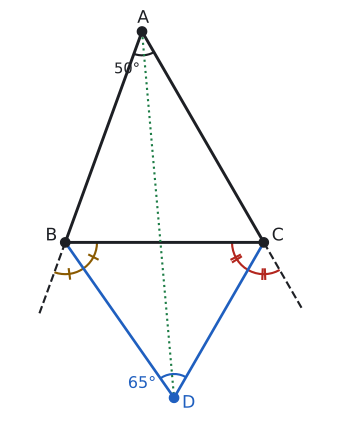

Recreate this plot in Python.
import sys; sys.path.insert(0, "tools")
from cizim import *

# m(A)=50, m(B)=70, m(C)=60. B ve C'deki dış açıortaylar D'de kesişir: m(BDC) = 90 - 50/2 = 65.
B = np.array([0.0, 0.0]); C = np.array([5.0, 0.0])
t = 5 * np.sin(np.radians(60)) / np.sin(np.radians(50))
A = B + t * np.array([np.cos(np.radians(70)), np.sin(np.radians(70))])
a, b, c = np.linalg.norm(B - C), np.linalg.norm(A - C), np.linalg.norm(A - B)
D = (-a * A + b * B + c * C) / (-a + b + c)          # A'nın karşısındaki dış teğet çemberin merkezi
def derece(p, k, q):
    v, w = p - k, q - k
    return np.degrees(np.arccos(np.dot(v, w) / np.linalg.norm(v) / np.linalg.norm(w)))
Bx = B + 1.9 * (B - A) / c; Cx = C + 1.9 * (C - A) / b     # kenar uzantıları
print("BDC", derece(B, D, C), "dış B yarısı", derece(Bx, B, D), derece(D, B, C), "dış C yarısı", derece(Cx, C, D), derece(D, C, B))

def isaret(kose, p, q, rr, renk, n):
    aci(ax, kose, p, q, r=rr, renk=renk)
    a1 = np.arctan2(*(p - kose)[::-1]); a2 = np.arctan2(*(q - kose)[::-1])
    if (a2 - a1) % (2 * np.pi) > np.pi: a1, a2 = a2, a1
    o = a1 + ((a2 - a1) % (2 * np.pi)) / 2
    for k in range(n):
        oo = o + (k - (n - 1) / 2) * 0.08
        u = np.array([np.cos(oo), np.sin(oo)])
        ax.plot(*zip(kose + (rr - 0.12) * u, kose + (rr + 0.12) * u), color=renk, lw=1.6)

fig, ax = sekil(5.6, 5.6)
ax.set_aspect("equal"); ax.axis("off")
ax.plot(*zip(A, B, C, A), color=YAZI)
ax.plot(*zip(B, Bx), color=YAZI, lw=1.6, ls="--"); ax.plot(*zip(C, Cx), color=YAZI, lw=1.6, ls="--")
ax.plot(*zip(B, D), color=MAVI, lw=2); ax.plot(*zip(C, D), color=MAVI, lw=2)
ax.plot(*zip(A, D), color=YESIL, lw=1.6, ls=":")
nokta(ax, *A, "A", dx=-0.12, dy=0.22); nokta(ax, *B, "B", dx=-0.5, dy=0.05); nokta(ax, *C, "C", dx=0.2, dy=0.05)
nokta(ax, *D, "D", dx=0.2, dy=-0.25, renk=MAVI)
isaret(B, Bx, D, 0.8, SARI, 1); isaret(B, D, C, 0.8, SARI, 1)
isaret(C, B, D, 0.8, KIRMIZI, 2); isaret(C, D, Cx, 0.8, KIRMIZI, 2)
aci(ax, A, B, C, r=0.6, renk=YAZI)
ax.text(A[0] - 0.05, A[1] - 1.05, "50°", color=YAZI, fontsize=11, ha="right")
aci(ax, D, B, C, r=0.6, renk=MAVI)
ax.text(D[0] - 0.45, D[1] + 0.25, "65°", color=MAVI, fontsize=12, ha="right")
ax.set_xlim(min(Bx[0], D[0]) - 0.8, max(Cx[0], C[0]) + 0.8); ax.set_ylim(D[1] - 0.6, A[1] + 0.6)
kaydet(fig, __file__)
